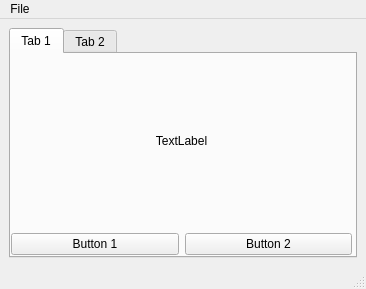
<?xml version="1.0" encoding="UTF-8"?>
<ui version="4.0">
 <class>MainWindow</class>
 <widget class="QMainWindow" name="MainWindow">
  <property name="geometry">
   <rect>
    <x>0</x>
    <y>0</y>
    <width>366</width>
    <height>289</height>
   </rect>
  </property>
  <property name="windowTitle">
   <string>MainWindow</string>
  </property>
  <widget class="QWidget" name="centralwidget">
   <layout class="QVBoxLayout" name="verticalLayout">
    <item>
     <widget class="QTabWidget" name="tabWidget">
      <property name="currentIndex">
       <number>0</number>
      </property>
      <widget class="QWidget" name="tab">
       <property name="styleSheet">
        <string notr="true"/>
       </property>
       <attribute name="title">
        <string>Tab 1</string>
       </attribute>
       <widget class="QWidget" name="verticalLayoutWidget">
        <property name="geometry">
         <rect>
          <x>0</x>
          <y>0</y>
          <width>341</width>
          <height>201</height>
         </rect>
        </property>
        <layout class="QVBoxLayout" name="verticalLayout_2">
         <item>
          <widget class="QLabel" name="label">
           <property name="text">
            <string>TextLabel</string>
           </property>
           <property name="alignment">
            <set>Qt::AlignCenter</set>
           </property>
          </widget>
         </item>
         <item>
          <layout class="QHBoxLayout" name="horizontalLayout">
           <item>
            <widget class="QPushButton" name="pushButton">
             <property name="text">
              <string>Button 1</string>
             </property>
            </widget>
           </item>
           <item>
            <widget class="QPushButton" name="pushButton_2">
             <property name="text">
              <string>Button 2</string>
             </property>
            </widget>
           </item>
          </layout>
         </item>
        </layout>
       </widget>
      </widget>
      <widget class="QWidget" name="tab_2">
       <property name="autoFillBackground">
        <bool>true</bool>
       </property>
       <attribute name="title">
        <string>Tab 2</string>
       </attribute>
      </widget>
     </widget>
    </item>
   </layout>
  </widget>
  <widget class="QMenuBar" name="menubar">
   <property name="geometry">
    <rect>
     <x>0</x>
     <y>0</y>
     <width>366</width>
     <height>21</height>
    </rect>
   </property>
   <widget class="QMenu" name="menuFile">
    <property name="title">
     <string>File</string>
    </property>
    <addaction name="actionNew"/>
    <addaction name="separator"/>
    <addaction name="actionExit"/>
   </widget>
   <addaction name="menuFile"/>
  </widget>
  <widget class="QStatusBar" name="statusbar">
   <property name="statusTip">
    <string>Text displayed</string>
   </property>
  </widget>
  <action name="actionNew">
   <property name="icon">
    <iconset>
     <normaloff>../icons/new_icon.png</normaloff>../icons/new_icon.png</iconset>
   </property>
   <property name="text">
    <string>New</string>
   </property>
   <property name="statusTip">
    <string>New File</string>
   </property>
  </action>
  <action name="actionExit">
   <property name="icon">
    <iconset>
     <normaloff>../icons/exit_icon.png</normaloff>../icons/exit_icon.png</iconset>
   </property>
   <property name="text">
    <string>Exit</string>
   </property>
  </action>
 </widget>
 <resources/>
 <connections/>
</ui>
